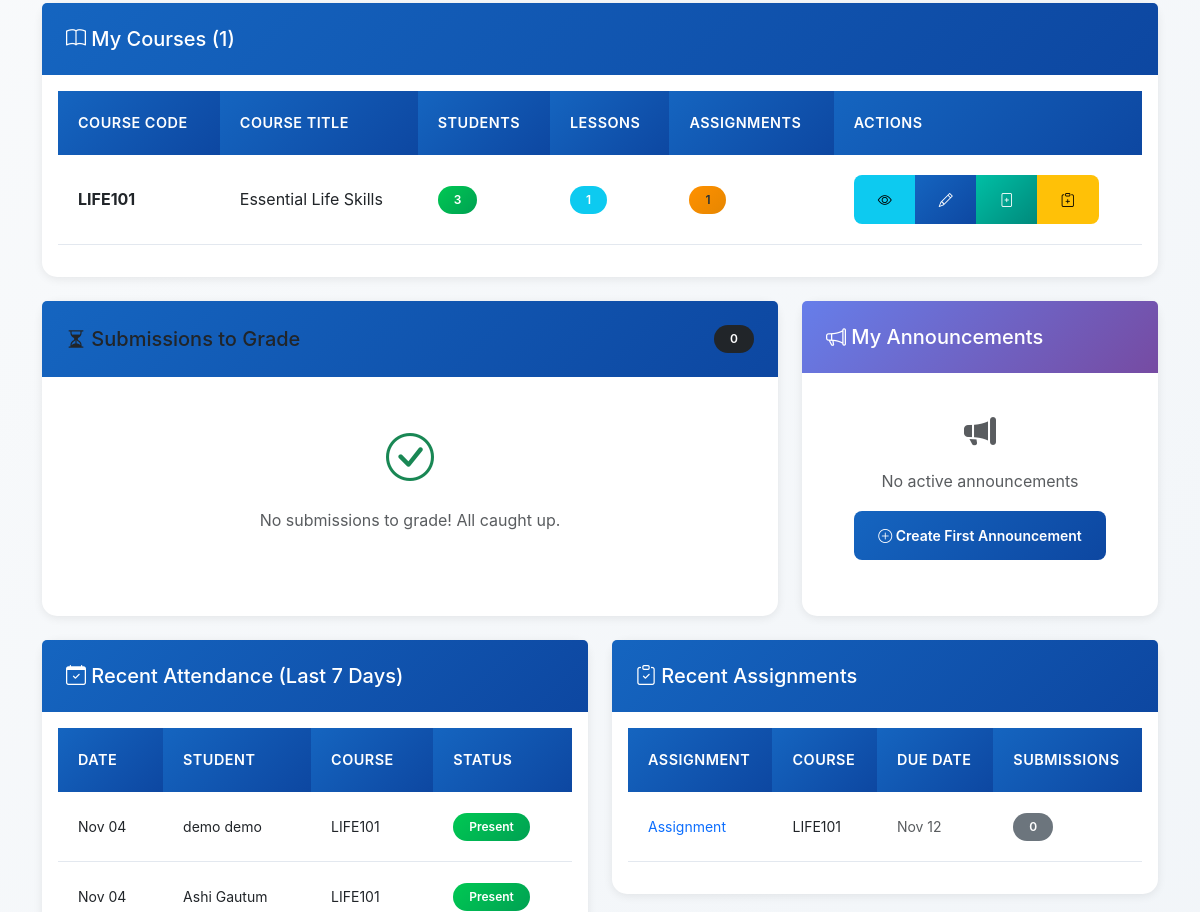
/dashboard/teacher/ (signed in, middle part), run on an earlier commit of the app's database.
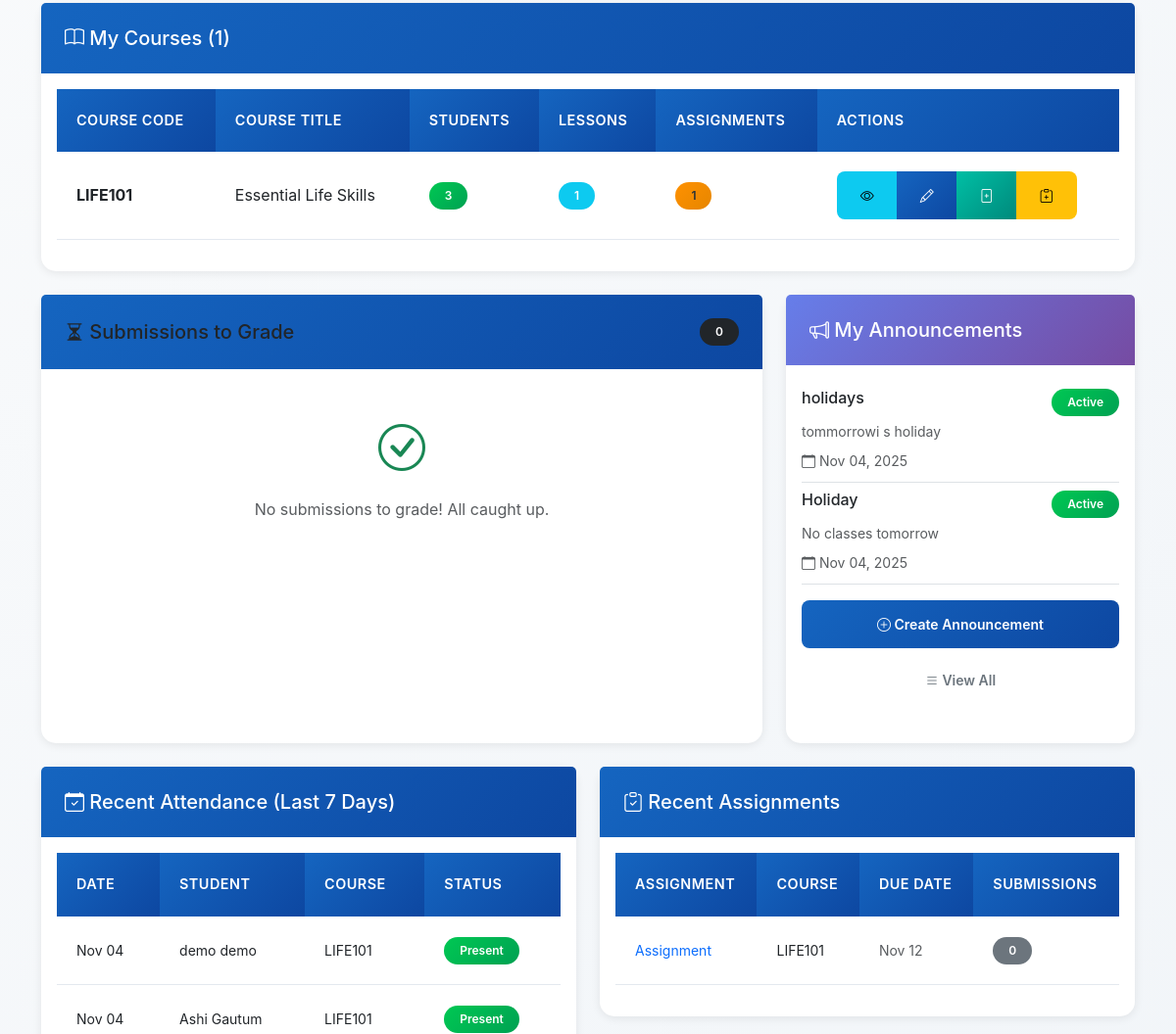
And on a later commit of the database.
### myapp/models.py (models this page shows, shortened)
class Course(models.Model):
    title = models.CharField(max_length=200)
    description = models.TextField()
    teacher = models.ForeignKey(User, on_delete=models.CASCADE, related_name='courses_taught',
                                limit_choices_to={'profile__role': 'teacher'})
    students = models.ManyToManyField(User, related_name='courses_enrolled', blank=True,
                                      limit_choices_to={'profile__role': 'student'})
    course_code = models.CharField(max_length=20, unique=True)
    created_at = models.DateTimeField(auto_now_add=True)
    updated_at = models.DateTimeField(auto_now=True)
    is_active = models.BooleanField(default=True)
    class Meta:
        ordering = ['-created_at']

class Attendance(models.Model):
    STATUS_CHOICES = [
        ('present', 'Present'),
        ('absent', 'Absent'),
        ('late', 'Late'),
    ]
    student = models.ForeignKey(User, on_delete=models.CASCADE, related_name='attendance',
                                limit_choices_to={'profile__role': 'student'})
    course = models.ForeignKey(Course, on_delete=models.CASCADE, related_name='attendance')
    date = models.DateField()
    status = models.CharField(max_length=10, choices=STATUS_CHOICES)
    remarks = models.TextField(blank=True, null=True)
    marked_by = models.ForeignKey(User, on_delete=models.CASCADE, related_name='attendance_marked')
    class Meta:
        ordering = ['-date']
        unique_together = ['student', 'course', 'date']

class Assignment(models.Model):
    course = models.ForeignKey(Course, on_delete=models.CASCADE, related_name='assignments')
    title = models.CharField(max_length=200)
    description = models.TextField()
    due_date = models.DateTimeField()
    max_marks = models.IntegerField(default=100)
    attachment = models.FileField(upload_to='assignments/', blank=True, null=True)
    created_by = models.ForeignKey(User, on_delete=models.CASCADE, related_name='assignments_created')
    created_at = models.DateTimeField(auto_now_add=True)
    class Meta:
        ordering = ['due_date']

class Announcement(models.Model):
    title = models.CharField(max_length=200)
    content = models.TextField()
    created_by = models.ForeignKey(User, on_delete=models.CASCADE, related_name='announcements')
    target_roles = models.CharField(max_length=100, default='all',
                                    help_text="Comma-separated roles: admin,teacher,student,parent or 'all'")
    is_active = models.BooleanField(default=True)
    created_at = models.DateTimeField(auto_now_add=True)
    class Meta:
        ordering = ['-created_at']

### myapp/views.py (the view)
# urls.py: path('dashboard/teacher/', views.dashboard_teacher, name='dashboard_teacher'),
@login_required
def dashboard_teacher(request):
    if request.user.profile.role != 'teacher':
        messages.error(request, 'Access denied. Teachers only.')
        return redirect('dashboard')
    courses = Course.objects.filter(teacher=request.user)
    total_lessons = Lesson.objects.filter(course__in=courses).count()
    assignments = Assignment.objects.filter(created_by=request.user)
    all_submissions = Submission.objects.filter(assignment__in=assignments)
    pending_submissions = all_submissions.filter(status='pending')[:10]  # Limit to 10 most recent
    graded_submissions = all_submissions.filter(status='graded')
    feedbacks = Feedback.objects.filter(category='course')[:5]
    total_students = User.objects.filter(
        courses_enrolled__in=courses,
        profile__role='student'
    ).distinct().count()
    from datetime import timedelta
    from django.utils import timezone
    week_ago = timezone.now() - timedelta(days=7)
    recent_attendance = Attendance.objects.filter(
        course__in=courses,
        date__gte=week_ago
    ).select_related('student', 'course').order_by('-date')[:10]
    teacher_announcements = Announcement.objects.filter(
        created_by=request.user,
        is_active=True
    ).order_by('-created_at')[:5]
    total_attendance_records = Attendance.objects.filter(course__in=courses).count()
    present_count = Attendance.objects.filter(course__in=courses, status='present').count()
    absent_count = Attendance.objects.filter(course__in=courses, status='absent').count()
    late_count = Attendance.objects.filter(course__in=courses, status='late').count()
    attendance_percentage = round((present_count / total_attendance_records * 100), 1) if total_attendance_records > 0 else 0
    context = {
        'courses': courses,
        'total_lessons': total_lessons,
        'assignments': assignments,
        'total_assignments': assignments.count(),
        'pending_submissions': pending_submissions,
        'pending_count': all_submissions.filter(status='pending').count(),
        'graded_submissions': graded_submissions,
        'graded_count': graded_submissions.count(),
        'total_students': total_students,
        'feedbacks': feedbacks,
        'recent_attendance': recent_attendance,
        'teacher_announcements': teacher_announcements,
        'attendance_percentage': attendance_percentage,
        'present_count': present_count,
        'absent_count': absent_count,
        'late_count': late_count,
        'total_attendance_records': total_attendance_records,
    }
    return render(request, 'dashboard_teacher.html', context)

### myapp/templates/dashboard_teacher.html (shortened to what the changed rows need)
{% extends 'base.html' %}
{% block content %}
<div class="card section-card mb-4">
    <div class="card-body">
        {% if courses %}
        <div class="table-responsive">
            <table class="table table-hover">
                <thead>
                    <tr>
                        <th>Course Code</th>
                        <th>Course Title</th>
                        <th>Students</th>
                        <th>Lessons</th>
                        <th>Assignments</th>
                        <th>Actions</th>
                    </tr>
                </thead>
                <tbody>
                    {% for course in courses %}
                    <tr>
                        <td><strong>{{ course.course_code }}</strong></td>
                        <td>{{ course.title }}</td>
                        <td><span class="badge bg-success">{{ course.students.count }}</span></td>
                        <td><span class="badge bg-info">{{ course.lessons.count }}</span></td>
                        <td><span class="badge bg-warning text-dark">{{ course.assignments.count }}</span></td>
                        <td>
                            <div class="btn-group btn-group-sm" role="group">
                                <a href="{% url 'course_detail' course.id %}" class="btn btn-info" title="View">
                                    <i class="bi bi-eye"></i>
                                </a>
                                <a href="{% url 'course_edit' course.id %}" class="btn btn-primary" title="Edit">
                                    <i class="bi bi-pencil"></i>
                                </a>
                                <a href="{% url 'lesson_create' course.id %}" class="btn btn-success" title="Add Lesson">
                                    <i class="bi bi-file-plus"></i>
                                </a>
                                <a href="{% url 'assignment_create' course.id %}" class="btn btn-warning" title="Add Assignment">
                                    <i class="bi bi-clipboard-plus"></i>
                                </a>
                            </div>
                        </td>
                    </tr>
                    {% endfor %}
                </tbody>
            </table>
        </div>
        {% else %}
        <div class="alert alert-info mb-0">
            <i class="bi bi-info-circle"></i> You haven't created any courses yet.
            <a href="{% url 'course_create' %}" class="alert-link">Create your first course</a>.
        </div>
        {% endif %}
    </div>
</div>
<div class="row mb-4">
    <div class="col-lg-4">
        <div class="card section-card h-100">
            <div class="card-body">
                {% if teacher_announcements %}
                <div class="list-group list-group-flush">
                    {% for announcement in teacher_announcements %}
                    <div class="list-group-item px-0 border-bottom">
                        <div class="d-flex justify-content-between align-items-start mb-1">
                            <h6 class="mb-1">{{ announcement.title }}</h6>
                            {% if announcement.is_active %}
                            <span class="badge bg-success">Active</span>
                            {% else %}
                            <span class="badge bg-secondary">Inactive</span>
                            {% endif %}
                        </div>
                        <p class="mb-1 small text-muted">{{ announcement.content|truncatewords:15 }}</p>
                        <small class="text-muted">
                            <i class="bi bi-calendar"></i> {{ announcement.created_at|date:"M d, Y" }}
                        </small>
                    </div>
                    {% endfor %}
                </div>
                <div class="d-grid gap-2 mt-3">
                    <a href="{% url 'announcement_create' %}" class="btn btn-sm btn-primary">
                        <i class="bi bi-plus-circle"></i> Create Announcement
                    </a>
                    <a href="{% url 'announcement_list' %}" class="btn btn-sm btn-outline-secondary">
                        <i class="bi bi-list"></i> View All
                    </a>
                </div>
                {% else %}
                <div class="text-center py-3">
                    <i class="bi bi-megaphone-fill text-muted" style="font-size: 2rem;"></i>
                    <p class="text-muted mt-2 mb-3">No active announcements</p>
                    <a href="{% url 'announcement_create' %}" class="btn btn-sm btn-primary">
                        <i class="bi bi-plus-circle"></i> Create First Announcement
                    </a>
                </div>
                {% endif %}
            </div>
        </div>
    </div>
</div>
<div class="row mb-4">
    <div class="col-lg-6">
        <div class="card section-card">
            <div class="card-body">
                {% if recent_attendance %}
                <div class="table-responsive">
                    <table class="table table-sm">
                        <thead>
                            <tr>
                                <th>Date</th>
                                <th>Student</th>
                                <th>Course</th>
                                <th>Status</th>
                            </tr>
                        </thead>
                        <tbody>
                            {% for attendance in recent_attendance %}
                            <tr>
                                <td><small>{{ attendance.date|date:"M d" }}</small></td>
                                <td><small>{{ attendance.student.get_full_name|truncatewords:2 }}</small></td>
                                <td><small>{{ attendance.course.course_code }}</small></td>
                                <td>
                                    {% if attendance.status == 'present' %}
                                    <span class="badge bg-success">Present</span>
                                    {% elif attendance.status == 'absent' %}
                                    <span class="badge bg-danger">Absent</span>
                                    {% else %}
                                    <span class="badge bg-warning text-dark">Late</span>
                                    {% endif %}
                                </td>
                            </tr>
                            {% endfor %}
                        </tbody>
                    </table>
                </div>
                {% else %}
                <p class="text-muted mb-0 text-center py-3">No attendance records in the last 7 days.</p>
                {% endif %}
            </div>
        </div>
    </div>
    <div class="col-lg-6">
        <div class="card section-card">
            <div class="card-body">
                {% if assignments %}
                <div class="table-responsive">
                    <table class="table table-sm">
                        <thead>
                            <tr>
                                <th>Assignment</th>
                                <th>Course</th>
                                <th>Due Date</th>
                                <th>Submissions</th>
                            </tr>
                        </thead>
                        <tbody>
                            {% for assignment in assignments|slice:":8" %}
                            <tr>
                                <td>
                                    <a href="{% url 'assignment_detail' assignment.id %}" class="text-decoration-none">
                                        <small>{{ assignment.title|truncatewords:4 }}</small>
                                    </a>
                                </td>
                                <td><small>{{ assignment.course.course_code }}</small></td>
                                <td><small class="text-muted">{{ assignment.due_date|date:"M d" }}</small></td>
                                <td>
                                    <span class="badge bg-secondary">{{ assignment.submissions.count }}</span>
                                </td>
                            </tr>
                            {% endfor %}
                        </tbody>
                    </table>
                </div>
                {% else %}
                <p class="text-muted mb-0 text-center py-3">No assignments created yet.</p>
                {% endif %}
            </div>
        </div>
    </div>
</div>
{% endblock %}

What changed in the data, as far as the page shows it:
added Announcement: title "holidays", is_active "Active", content "tommorrowi s holiday", created_at "Nov 04, 2025"
added Announcement: title "Holiday", is_active "Active", content "No classes tomorrow", created_at "Nov 04, 2025"
Also different on the page:
text no longer shown: "No active announcements Create First Announcement"
text now shown: "Create Announcement View All"
